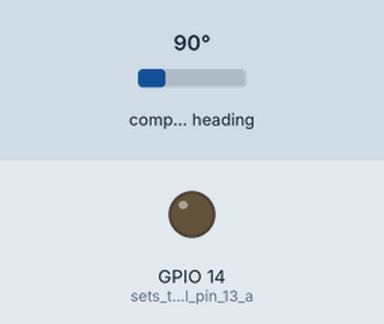
Bench run of a sketch on a simulated ESP8266 (NodeMCU). Shown: output pins drawn as LEDs (lit = HIGH). The inputs (shaded band) are chosen by the test bench; at power-on: compass heading 90°. WiFi joins after 1.5 s; servers stay silent unless stated; what the sketch prints to the serial monitor is not drawn.

Above: at 0.1 s.
At 3.1 s:
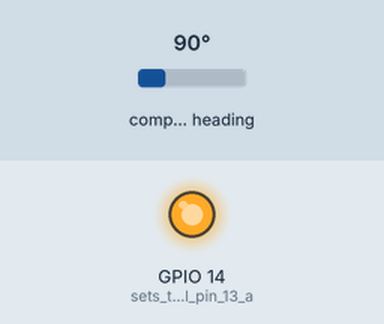
Timing chart, 0 to 4.8 s (numbered marks = the images above):
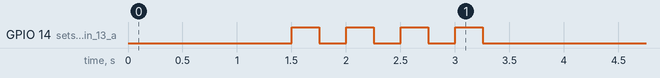

The sketch:

transmitter.ino
```cpp
#include <Adafruit_Sensor.h>
#include <Adafruit_BNO055.h>
#include <utility/imumaths.h>
#include <ESP8266WiFi.h>
#include <Wire.h>

//create wifi credecials
const char *ssid = "test";
const char *password = "12345678";


// Check I2C device address and correct line below (by default address is 0x29 or 0x28)
//                                   id, address
Adafruit_BNO055 bno = Adafruit_BNO055(-1, 0x28);

const int analogInPin = A0;  // ESP8266 Analog Pin ADC0 = A0


String sensorValue0 = "";
String sensorValue1 = "";
String sensorValue2 = "";
String sensorValue3 = "";
String sensorValue4 = "";
String sensorValue5 = "";
String sensorValue6 = "";
String sensorValue7 = "";


void setup() {
  Wire.setClock(40000);
  Serial.begin(115200);

  bno.begin();
  bno.setExtCrystalUse(true);

// set the ESP8266 to be a WiFi-client
  WiFi.mode(WIFI_STA);
  WiFi.begin(ssid, password);

  while (WiFi.status() != WL_CONNECTED) {
    delay(500);
    Serial.print(".");
  }
  vibra();

}


void loop() {


//wifi
 // Use WiFiClient class to create TCP connections
  WiFiClient client;
  const char * host = "192.168.4.1";            //default IP address
  const int httpPort = 80;


  if (!client.connect(host, httpPort)) {
    Serial.println("connection failed");
    return;
  }


  imu::Quaternion quat = bno.getQuat();
  uint8_t system, gyro, accel, mag = 0;
  bno.getCalibration(&system, &gyro, &accel, &mag);


  //_________Quaterion_____________________
  sensorValue0 = String(quat.w(), 2);
  sensorValue1 = String(quat.x(), 2);
  sensorValue2 = String(quat.y(), 2);
  sensorValue3 = String(quat.z(), 2);
   //_________Calibration____________________
  sensorValue4 = String(system, DEC);
  sensorValue5 = String(gyro, DEC);
  sensorValue6 = String(accel, DEC);
  sensorValue7 = String(mag, DEC);
  //__________Hit___________________________


  // We now create a URI for the request. Something like /data/?sensor_reading=123
  String url = "/data/";
  url += "?sensor_reading=";
  url +=  "{\"sensor0_reading\":\"sensor0_value\",\"sensor1_reading\":\"sensor1_value\","
        "\"sensor2_reading\":\"sensor2_value\",\"sensor3_reading\":\"sensor3_value\","
        "\"sensor4_reading\":\"sensor4_value\",\"sensor5_reading\":\"sensor5_value\","
        "\"sensor6_reading\":\"sensor6_value\",\"sensor7_reading\":\"sensor7_value\"}";
  url.replace("sensor0_value", sensorValue0);
  url.replace("sensor1_value", sensorValue1);
  url.replace("sensor2_value", sensorValue2);
  url.replace("sensor3_value", sensorValue3);
  url.replace("sensor4_value", sensorValue4);
  url.replace("sensor5_value", sensorValue5);
  url.replace("sensor6_value", sensorValue6);
  url.replace("sensor7_value", sensorValue7);


   // This will send the request to the server
  client.print(String("GET ") + url + " HTTP/1.1\r\n" +
               "Host: " + host + "\r\n" +
               "Connection: close\r\n\r\n");

 // Serial.print(url+"\n");


}


void vibra(){
  pinMode(14, OUTPUT);    // sets the digital pin 13 as output

  for(int a = 0; a < 4; a = a + 1 ){
    digitalWrite(14, HIGH); // sets the digital pin 13 on
    delay(250);            // waits for a second
    digitalWrite(14, LOW);  // sets the digital pin 13 off
    delay(250);            // waits for a secondm
  }
}
```
